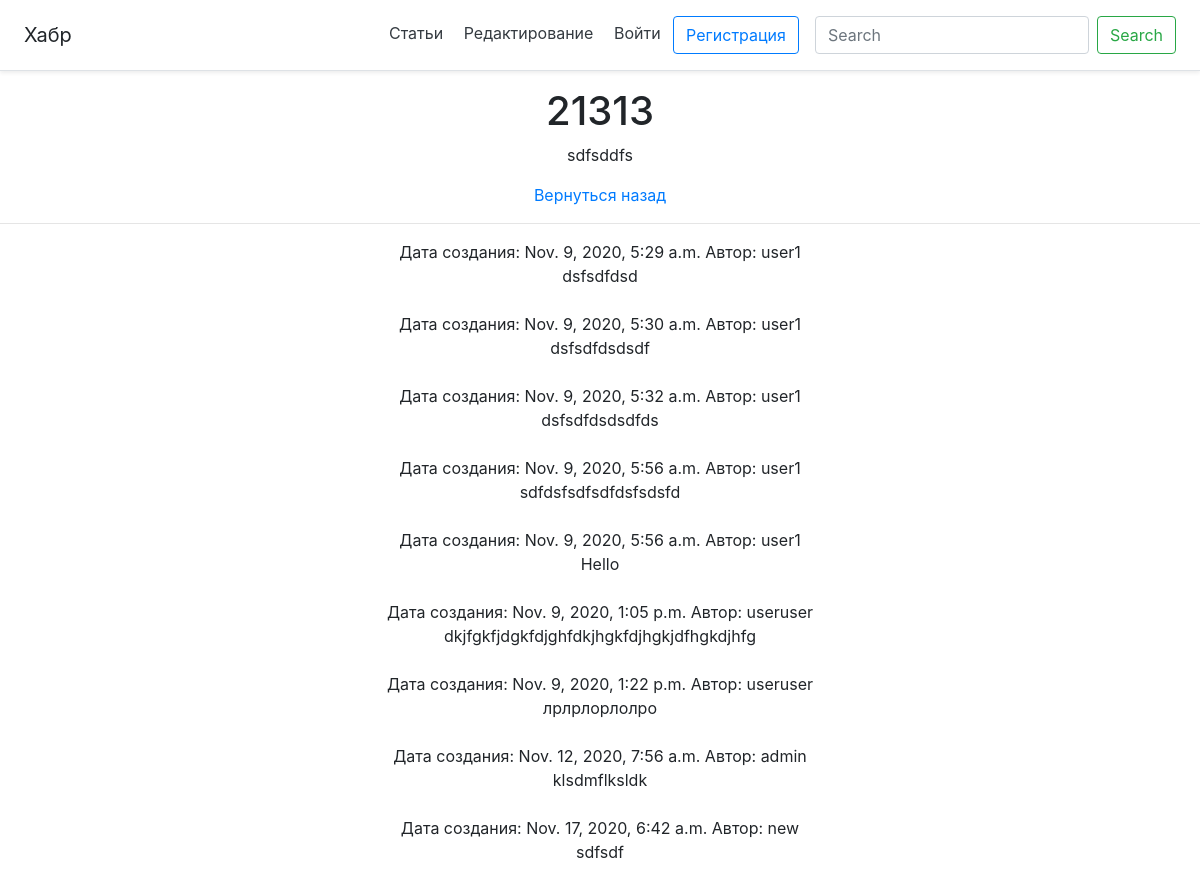
Before: /article/6 with the older database file.
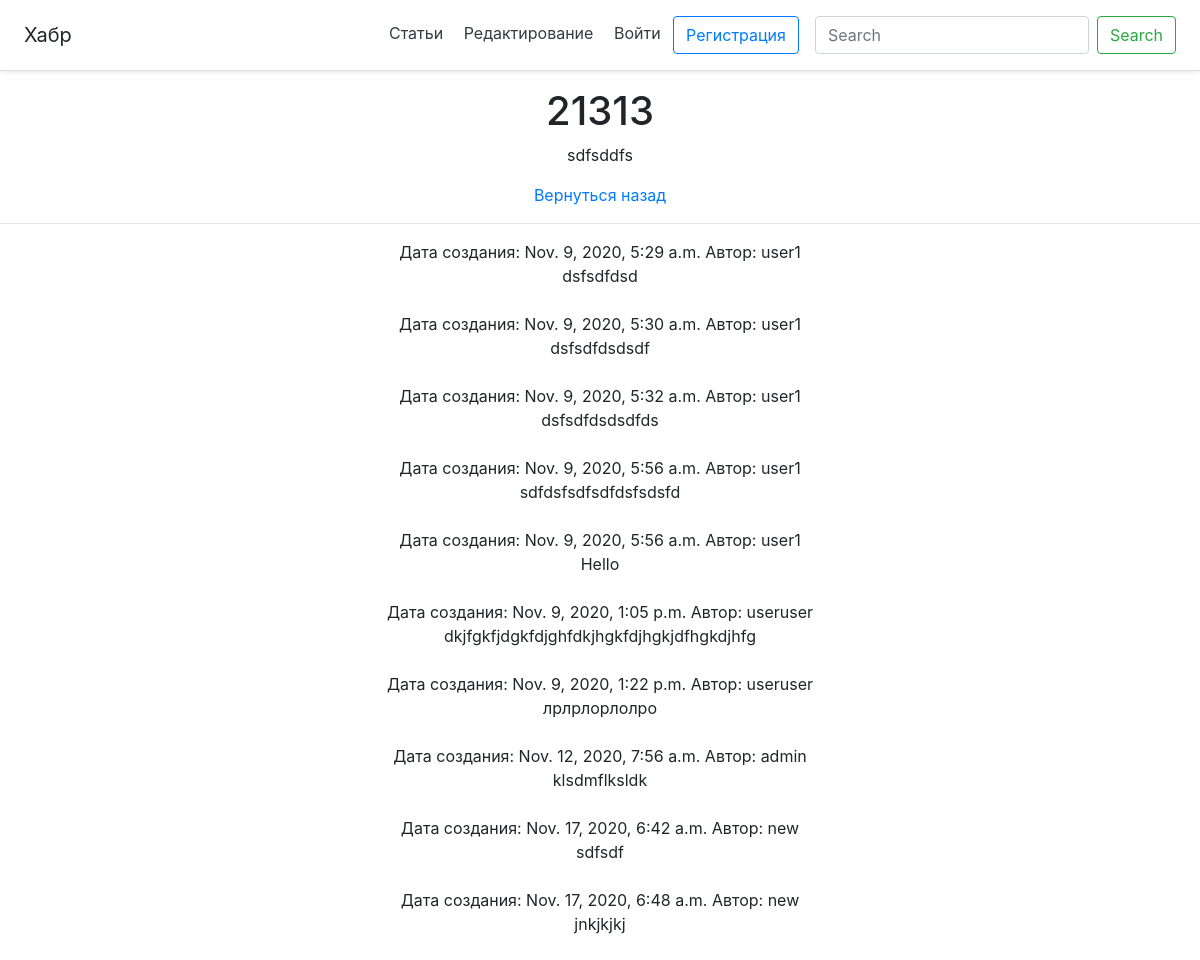
After: the same page with the newer database file.
### main/models.py (models this page shows)
class Comments(models.Model):
    article_id = models.ForeignKey(Article, on_delete=models.CASCADE, related_name='comments_article')
    user_id = models.ForeignKey(User, on_delete=CASCADE)
    create_date = models.DateTimeField(auto_now=True)
    body = models.TextField('body', null=False)

### main/views.py (the view, shortened to what this page needs)
# urls.py: path('article/<int:pk>', views.ArticleDetail.as_view(), name='article'),
class ArticleDetail(FormMixin, DetailView):
    model = Article
    template_name = 'main/article.html'
    context_object_name = 'get_article'
    form_class = CommentForm

### main/forms.py
class CommentForm(forms.ModelForm):
    class Meta:
        model = Comments
        fields = fields = ('body',)
    def __init__(self, *args, **kwargs):
        super().__init__(*args, **kwargs)
        for field in self.fields:
            self.fields[field].widget.attrs['class'] = 'form-control'

### main/templates/main/article.html (shortened to what this page needs)
{% extends 'main/base.html' %}
{% block content %}
    <div class="container-xxl">
        <h1>{{get_article.title}}</h1>
        <p>{{get_article.body}}</p>
        <a href="/">Вернуться назад</a>
        <hr>
      <div>
    {% for i in get_article.comments_article.all %}
      Дата создания: {{i.create_date}}  Автор: {{i.user_id}} <br>
      {{i.body}} <br>
      <br>
    {% endfor %}
      </div>
    </div>
{% endblock %}

Changed rows visible on the page:
added Comments: create_date "Nov. 17, 2020, 6:48 a.m.", user_id "new", body "jnkjkjkj"
